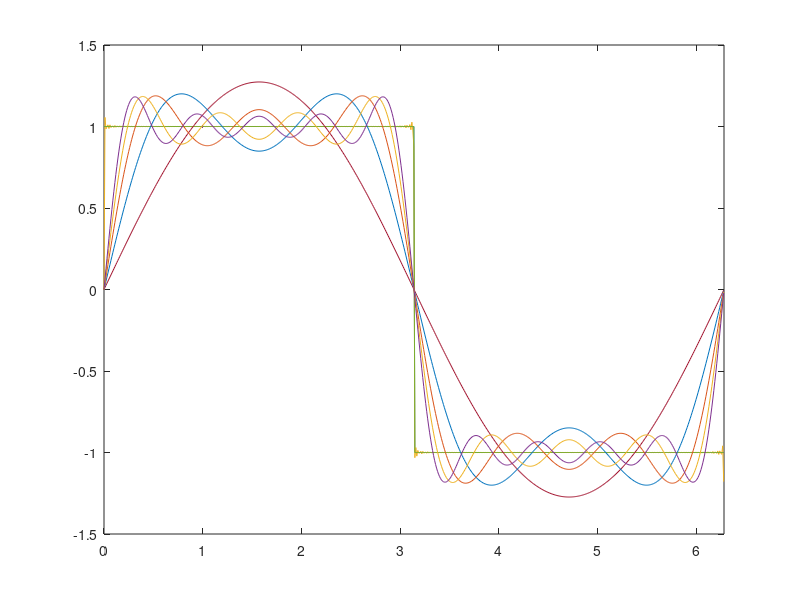

This figure's MATLAB source:
clear; close all; clc;
% Approximate using sin(n*omega_0*t) sin(m*omega_0*t)
% Given signal :    1, 0<t<pi
                 % -1, pi<t<2*pi
t = 0 :0.01: 2*pi;
sqwave = 1*square(t);
plot(t,sqwave,LineWidth=2)
ylim([-1.5 1.5])
xlim([0 2*pi])

for r = 1:2:1000 %Skip even numbers
F(r,:) = 4/(r*pi)*sin(r*t);
hold on
end
plot(t,sum(F), LineWidth=1)

% DIDTNT MAKE IT SEE SOLUTION TEACHER
%%
clear; close all; clc;
t = 0 :0.01: 2*pi;
sqwave = 1*square(t);
plot(t,sqwave,LineWidth=2)
ylim([-1.5 1.5])
xlim([0 2*pi])

%F1
r= 1
F1 = 4/(r*pi)*sin(r*t);

r= 3
F3 = 4/(r*pi)*sin(r*t);

r= 5
F5 = 4/(r*pi)*sin(r*t);
r= 7
F7 = 4/(r*pi)*sin(r*t);
r= 9
F9 = 4/(r*pi)*sin(r*t);


Fplot1 = F1;
Fplot3 = F1+F3;
Fplot5 = F1+F3+F5;
Fplot7 = F1+F3+F5+F7;
Fplot9 = F1+F3+F5+F7+F9;

hold on
plot(t,Fplot1)
plot(t,Fplot3)
plot(t,Fplot5)
plot(t,Fplot7)
plot(t,Fplot9)















